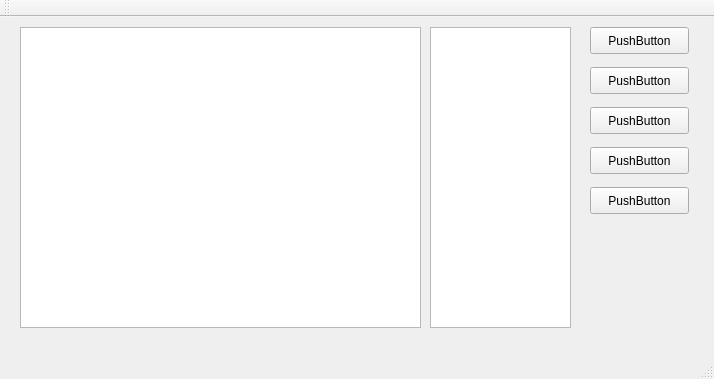
<?xml version="1.0" encoding="UTF-8"?>
<ui version="4.0">
 <class>MainWindow</class>
 <widget class="QMainWindow" name="MainWindow">
  <property name="geometry">
   <rect>
    <x>0</x>
    <y>0</y>
    <width>714</width>
    <height>379</height>
   </rect>
  </property>
  <property name="windowTitle">
   <string>MainWindow</string>
  </property>
  <widget class="QWidget" name="centralWidget">
   <widget class="QTextBrowser" name="textBrowser">
    <property name="geometry">
     <rect>
      <x>20</x>
      <y>10</y>
      <width>401</width>
      <height>301</height>
     </rect>
    </property>
   </widget>
   <widget class="QTextBrowser" name="textBrowser_2">
    <property name="geometry">
     <rect>
      <x>430</x>
      <y>10</y>
      <width>141</width>
      <height>301</height>
     </rect>
    </property>
   </widget>
   <widget class="QPushButton" name="pushButton">
    <property name="geometry">
     <rect>
      <x>590</x>
      <y>10</y>
      <width>99</width>
      <height>27</height>
     </rect>
    </property>
    <property name="text">
     <string>PushButton</string>
    </property>
   </widget>
   <widget class="QPushButton" name="pushButton_2">
    <property name="geometry">
     <rect>
      <x>590</x>
      <y>50</y>
      <width>99</width>
      <height>27</height>
     </rect>
    </property>
    <property name="text">
     <string>PushButton</string>
    </property>
   </widget>
   <widget class="QPushButton" name="pushButton_3">
    <property name="geometry">
     <rect>
      <x>590</x>
      <y>90</y>
      <width>99</width>
      <height>27</height>
     </rect>
    </property>
    <property name="text">
     <string>PushButton</string>
    </property>
   </widget>
   <widget class="QPushButton" name="pushButton_4">
    <property name="geometry">
     <rect>
      <x>590</x>
      <y>130</y>
      <width>99</width>
      <height>27</height>
     </rect>
    </property>
    <property name="text">
     <string>PushButton</string>
    </property>
   </widget>
   <widget class="QPushButton" name="pushButton_5">
    <property name="geometry">
     <rect>
      <x>590</x>
      <y>170</y>
      <width>99</width>
      <height>27</height>
     </rect>
    </property>
    <property name="text">
     <string>PushButton</string>
    </property>
   </widget>
  </widget>
  <widget class="QMenuBar" name="menuBar">
   <property name="geometry">
    <rect>
     <x>0</x>
     <y>0</y>
     <width>714</width>
     <height>25</height>
    </rect>
   </property>
  </widget>
  <widget class="QToolBar" name="mainToolBar">
   <attribute name="toolBarArea">
    <enum>TopToolBarArea</enum>
   </attribute>
   <attribute name="toolBarBreak">
    <bool>false</bool>
   </attribute>
  </widget>
  <widget class="QStatusBar" name="statusBar"/>
 </widget>
 <layoutdefault spacing="6" margin="11"/>
 <resources/>
 <connections/>
</ui>
